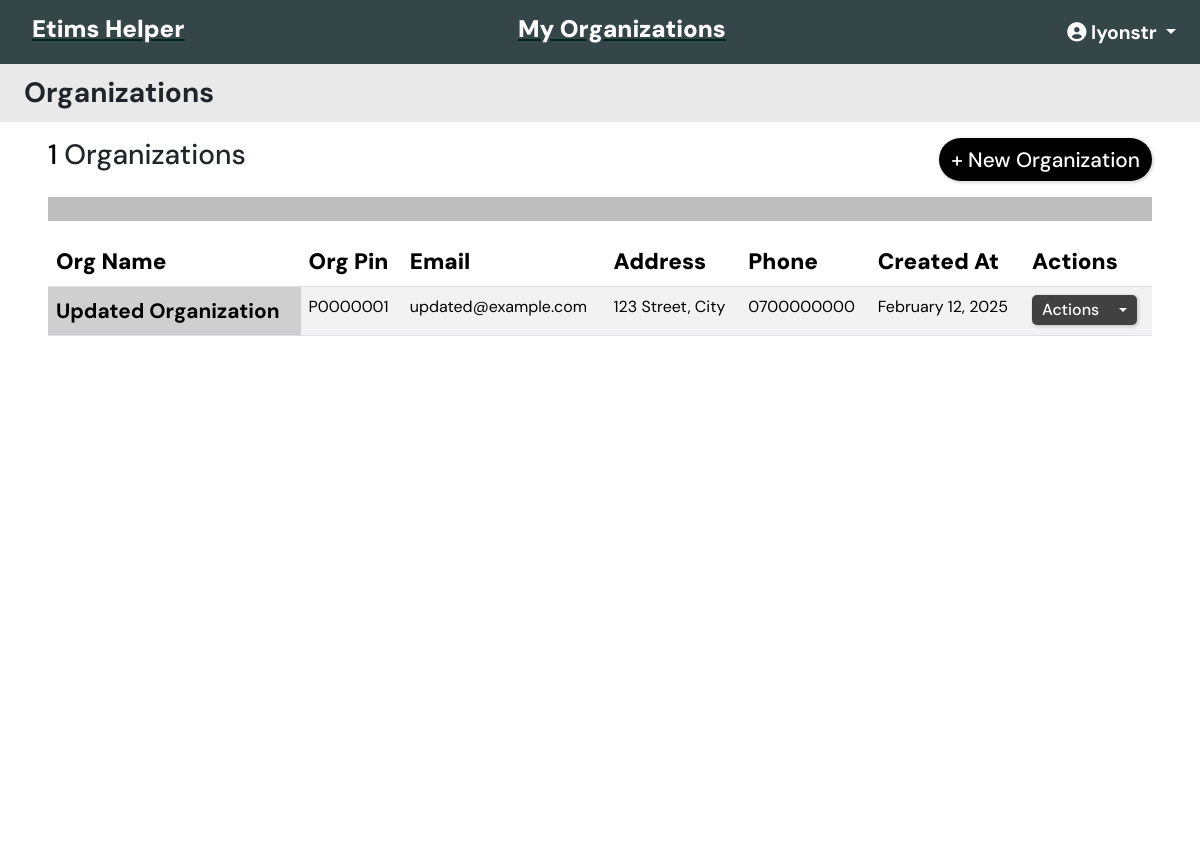
The page /api/organization/ (signed in) on the database as committed earlier.
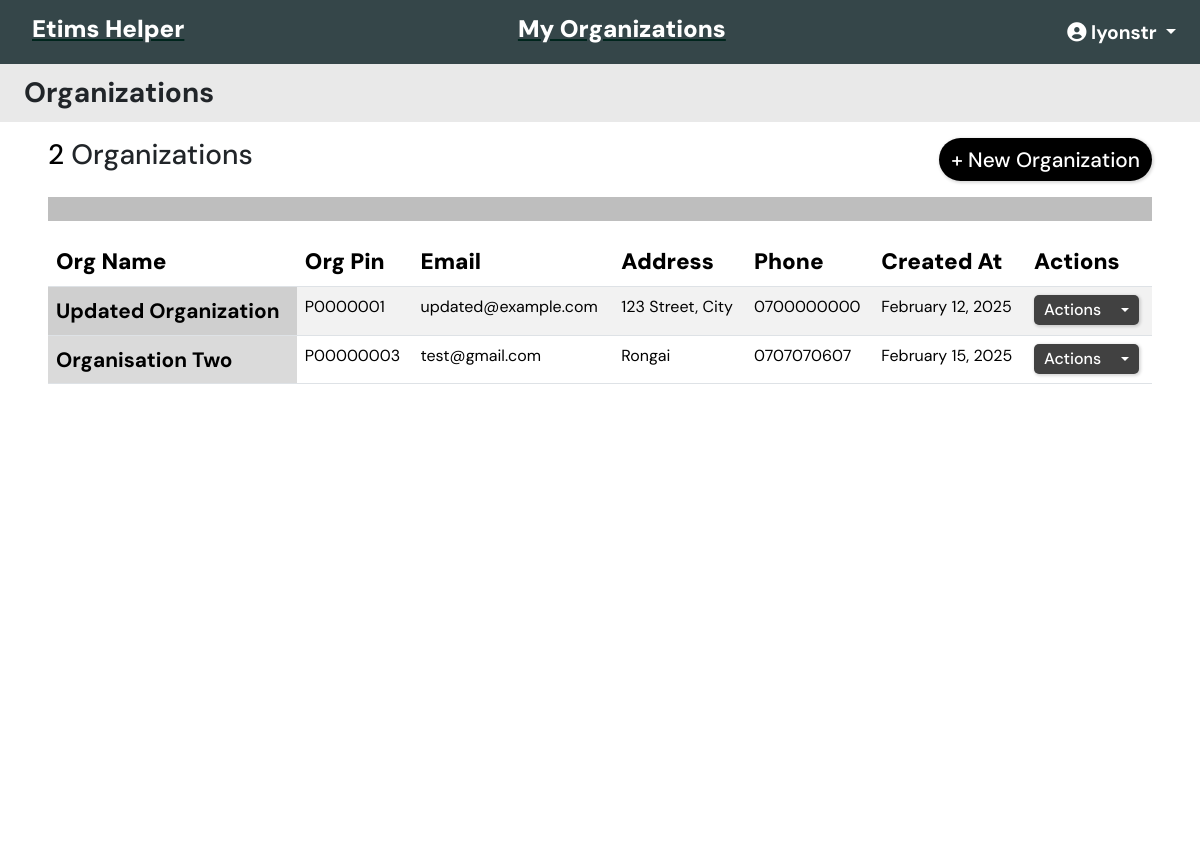
The same page on the database as committed later.
### organization/models.py (models this page shows, shortened)
class Organization(BaseModel):
    user = models.ManyToManyField(User,  related_name="organizations")
    organization_name = models.CharField(max_length=50, unique=True)
    organization_pin = models.CharField(
        max_length=50,  unique=True)
    organization_email = models.EmailField(max_length=50)
    organization_physical_address = models.CharField(max_length=100)
    organization_phone = models.CharField(max_length=13)
    def __str__(self):
        return self.organization_name

### organization/views.py (the view, shortened to what this page needs)
# urls.py: path("", views.organization_list, name="organization_list"),
@login_required
def organization_list(request):
    try:
        organizations = Organization.objects.filter(user=request.user)
        print(organizations)
        form = OrganizationForm()
        return render(
            request,
            "organization/organization_list.html",
            {"organizations": organizations, "form": form}
        )
    except Exception as e:
        return JsonResponse({"success": False, "errors": str(e)})

### organization/templates/organization/organization_list.html (shortened to what this page needs)
{% extends "main.html" %}
{% load bootstrap5 %}
{% block content %}
{% include 'res_nav.html' %}
<div class="container-fluid p-0 pt-2 part-upper" style="min-height: 90vh;">
    <div class="d-flex justify-content-between align-items-center py-1 px-4  part-upper">
        <h3><strong class="">Organizations</strong></h3>
    </div>
    <div class="container-fluid px-5" style="min-height: 90vh; background-color: white;">
        <div class="d-flex justify-content-between align-items-center p-0 pt-3">
            <h3><span style="color: #000000;">{{ organizations.count }}</span> Organizations</h3>
            <div>
                <button type="button" class="btn add" data-toggle="modal" data-target="#organizationModal">
                    + New Organization
                </button>
            </div>
        </div>
        <hr class="hr-style" />
        <div class="organization-list">
            <table class="table table-striped">
                <thead class="thead-dark">
                    <tr>
                        <th scope="col">Org Name</th>
                        <th scope="col">Org Pin</th>
                        <th scope="col">Email</th>
                        <th scope="col">Address</th>
                        <th scope="col">Phone</th>
                        <th scope="col">Created At</th>
                        <th scope="col">Actions</th>
                    </tr>
                </thead>
                <tbody class="org-list">
                    {% for org in organizations %}
                    <tr id="org-{{ org.id }}" class="align-items-center justify-center lines">
                        <td class="td-header">
                            <a href="{% url 'organization:organization_detail' org.id %}" class="a-style">
                                <strong class="td_title">{{ org.organization_name }}</strong>
                            </a>
                        </td>
                        <td>{{ org.organization_pin }}</td>
                        <td>{{ org.organization_email }}</td>
                        <td>{{ org.organization_physical_address }}</td>
                        <td>{{ org.organization_phone }}</td>
                        <td>{{ org.created_at|date:"F j, Y" }}</td>
                        <td>
                            <div class="dropdown">
                                <button class="btn btn-secondary btn-sm dropdown-toggle a-btn" type="button"
                                    id="dropdownMenuButton-{{ org.id }}" data-bs-toggle="dropdown"
                                    aria-expanded="false">
                                    Actions
                                </button>
                            </div>
                        </td>
                    </tr>
                    {% endfor %}
                </tbody>
            </table>
        </div>
    </div>
</div>
{% endblock %}

Rows that differ between the two databases and show on the page:
added Organization: organization_name "Organisation Two", organization_pin "P00000003", organization_email "test@gmail.com", organization_physical_address "Rongai", organization_phone "0707070607", created_at "February 15, 2025"
Other text that changed with them:
{{ organizations.count }}: "1" → "2"
